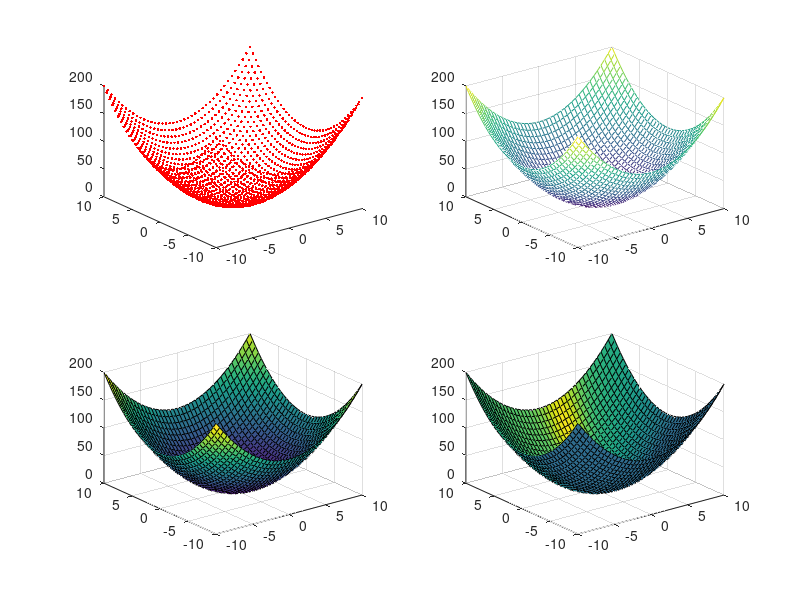

Recreate this plot in MATLAB.

[x,y]=meshgrid([-10:0.5:10],[-10:0.5:10]);

f = @(x,y) x.^2+y.^2;
w=f(x,y);

figure
subplot(2,2,1)
plot3(x,y,w,'r.')

subplot(2,2,2)
mesh(x,y,w)

subplot(2,2,3)
surf(x,y,w)

subplot(2,2,4)
surfl(x,y,w)